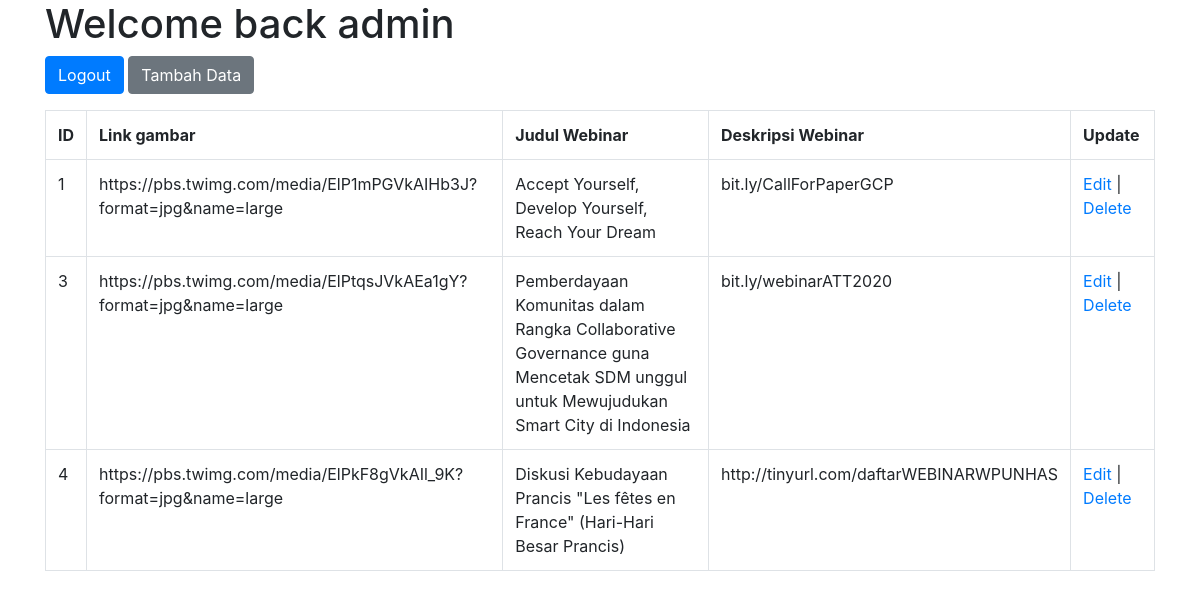
Screenshot of /admin/dashboard.php (signed in) with the database file from the repository.
### tables this page shows
CREATE TABLE `list_url` (
  `id` int(11) NOT NULL,
  `link` varchar(500) NOT NULL,
  `judul` varchar(500) NOT NULL,
  `deskripsi` varchar(500) NOT NULL
);

### admin/dashboard.php (the view, shortened to what this page needs)
<?php
	include('../config.php');
	$sql = "SELECT * FROM list_url";
	$result = mysqli_query($conn, $sql);
?>
<!DOCTYPE html>
<html>
<head>
	<link rel="stylesheet" href="https://maxcdn.bootstrapcdn.com/bootstrap/4.5.2/css/bootstrap.min.css">
</head>
<body>
	<div class="container">
		<h1>Welcome back <?php echo $_SESSION["username_admin"] ?></h1>
		<form action="logout.php" method="post" class="mb-3">
			<button type="submit" class="btn btn-primary">Logout</button>
			<a href="tambah_data.php" class="btn btn-secondary">Tambah Data</a>
		</form>
		<table class="table table-bordered">
			<tr>
				<th><?php echo 'ID' ?></th>
				<th><?php echo 'Link gambar' ?></th>
				<th><?php echo 'Judul Webinar' ?></th>
				<th><?php echo 'Deskripsi Webinar' ?></th>
				<th><?php echo 'Update' ?></th>
			</tr>
			<?php
			    while($row = mysqli_fetch_array($result)) {
			        echo "<tr>";
			        echo "<td>".$row['id']."</td>";
			        echo "<td>".htmlspecialchars($row['link'], ENT_QUOTES)."</td>";
			        echo "<td>".htmlspecialchars($row['judul'], ENT_QUOTES)."</td>";
			        echo "<td>".htmlspecialchars($row['deskripsi'], ENT_QUOTES)."</td>";
			        echo "<td><a href='edit_data.php?id=$row[id]'>Edit</a> | <a href='delete_data.php?id=$row[id]'>Delete</a></td></tr>";
    			}
    		?>
		</table>
	</div>
</body>
</html>

### rows the page displays
list_url: id "1", link "https://pbs.twimg.com/media/ElP1mPGVkAIHb3J?format=jpg&name=large", judul "Accept Yourself, Develop Yourself, Reach Your Dream", deskripsi "bit.ly/CallForPaperGCP"
list_url: id "3", link "https://pbs.twimg.com/media/ElPtqsJVkAEa1gY?format=jpg&name=large", judul "Pemberdayaan Komunitas dalam Rangka Collaborative Governance guna Mencetak SDM unggul untuk Mewujudukan Smart City di Indonesia", deskripsi "bit.ly/webinarATT2020"
list_url: id "4", link "https://pbs.twimg.com/media/ElPkF8gVkAIl_9K?format=jpg&name=large", judul "Diskusi Kebudayaan Prancis \"Les fêtes en France\" (Hari-Hari Besar Prancis)", deskripsi "http://tinyurl.com/daftarWEBINARWPUNHAS"

### other values shown
$_SESSION["username_admin"] "admin"
